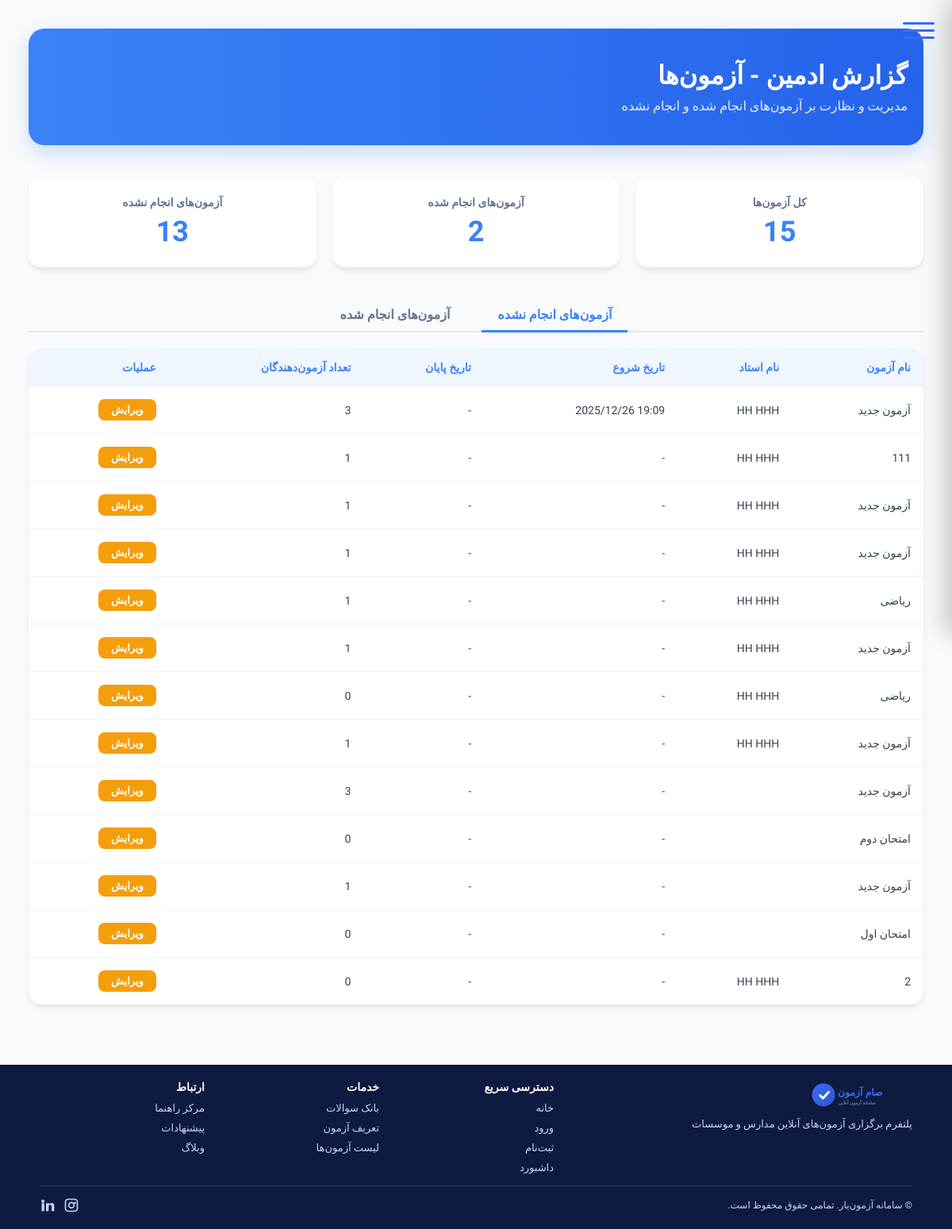
Page /accounts/admin/exams/ (signed in) on the earlier database version.
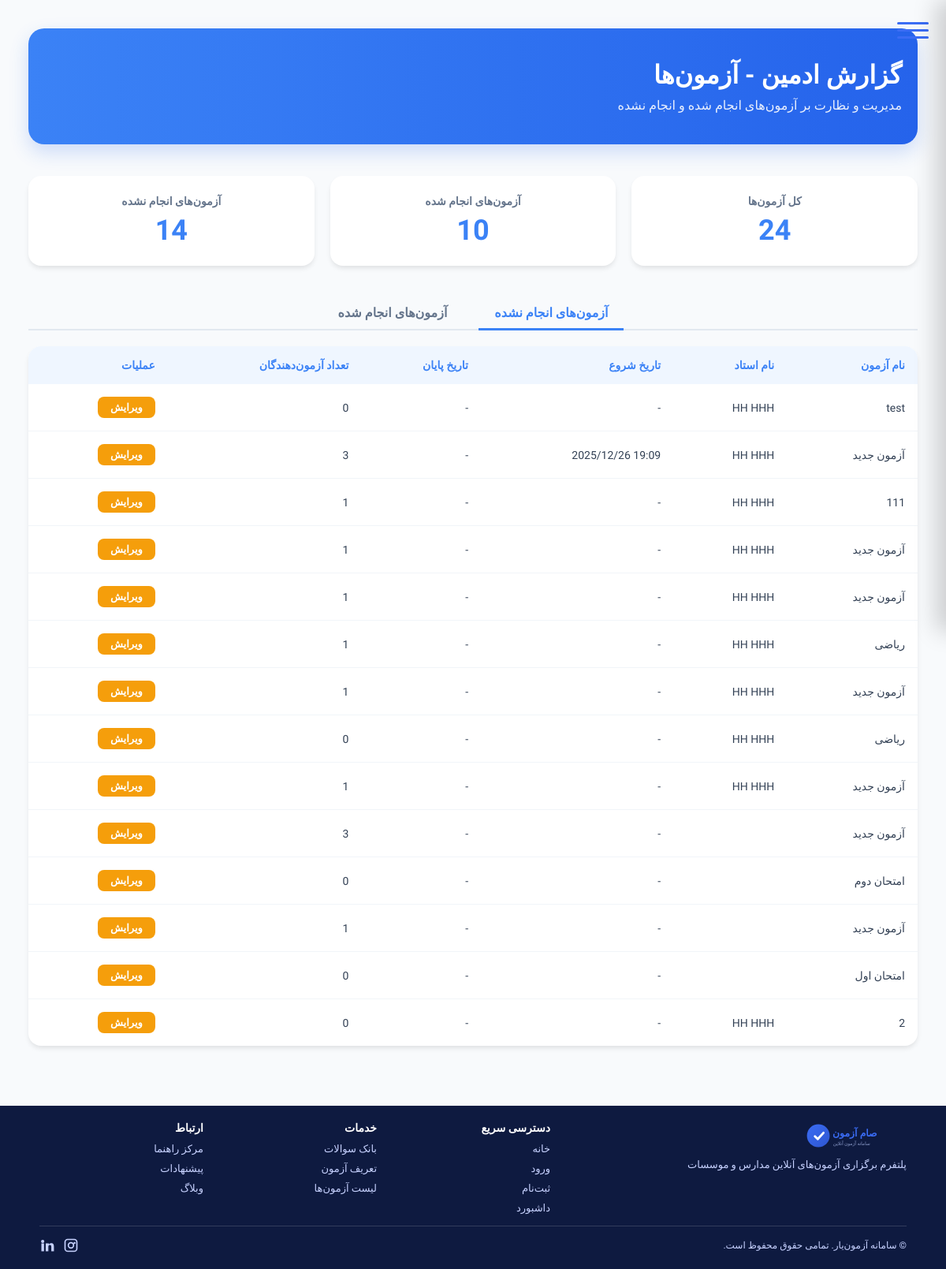
Same page on the later database version.
### accounts/models.py (models this page shows, shortened)
class Exam(models.Model):
    name = models.CharField(max_length=200)
    classroom = models.ForeignKey('Classroom', on_delete=models.CASCADE, related_name='exams')
    num_questions = models.PositiveIntegerField(default=0)
    created_by = models.ForeignKey(settings.AUTH_USER_MODEL, on_delete=models.CASCADE, related_name='created_exams')
    students = models.ManyToManyField(settings.AUTH_USER_MODEL, related_name='exams', blank=True)
    created_at = models.DateTimeField(auto_now_add=True)
    source_exam = models.ForeignKey('self', null=True, blank=True, on_delete=models.SET_NULL, related_name='derived_exams')
    shuffle_per_student = models.BooleanField(default=True)
    duration = models.PositiveIntegerField(default=60, help_text="Duration in minutes")
    start_time = models.DateTimeField(null=True, blank=True)
    end_time = models.DateTimeField(null=True, blank=True)
    class Meta:
        verbose_name = "آزمون"
        verbose_name_plural = "آزمون‌ها"

### accounts/admin_views_temp.py (the view)
# urls.py: path('admin/exams/', admin_exam_list_view, name='admin_exam_list'),
@login_required
def admin_exam_list_view(request):
    u = request.user
    is_admin = (getattr(getattr(u, 'role', None), 'code', '') == 'admin')
    if not is_admin:
        return redirect('profile')
    from django.utils import timezone
    now = timezone.now()
    exams = Exam.objects.select_related('created_by').all().order_by('-created_at')
    total_count = exams.count()
    completed_count = 0
    not_completed_count = 0
    exams_data = []
    for e in exams:
        is_completed = False
        if e.end_time and e.end_time < now:
            is_completed = True
        if is_completed:
            completed_count += 1
        else:
            not_completed_count += 1
        exams_data.append({
            'obj': e,
            'is_completed': is_completed,
            'instructor_name': f"{e.created_by.first_name} {e.created_by.last_name}" if e.created_by else "-",
            'student_count': e.students.count()
        })
    context = {
        'total_count': total_count,
        'completed_count': completed_count,
        'not_completed_count': not_completed_count,
        'exams': exams_data
    }
    return render(request, 'accounts/admin_exam_list.html', context)

### templates/accounts/admin_exam_list.html (shortened to what this page needs)
{% extends "base.html" %}
{% load static %}
{% block content %}
<div style="max-width: 1200px; margin: 0 auto; padding: 20px;">
    <div class="admin-header">
        <h1>گزارش ادمین - آزمون‌ها</h1>
        <p>مدیریت و نظارت بر آزمون‌های انجام شده و انجام نشده</p>
    </div>
    <div class="stats-row">
        <div class="stat-card">
            <div class="stat-label">کل آزمون‌ها</div>
            <div class="stat-value">{{ total_count }}</div>
        </div>
        <div class="stat-card">
            <div class="stat-label">آزمون‌های انجام شده</div>
            <div class="stat-value">{{ completed_count }}</div>
        </div>
        <div class="stat-card">
            <div class="stat-label">آزمون‌های انجام نشده</div>
            <div class="stat-value">{{ not_completed_count }}</div>
        </div>
    </div>
    <div class="tabs">
        <div class="tab-btn active" onclick="showTab('not-completed')">آزمون‌های انجام نشده</div>
        <div class="tab-btn" onclick="showTab('completed')">آزمون‌های انجام شده</div>
    </div>
    <div id="tab-not-completed" class="tab-content">
        <table class="exam-table">
            <thead>
                <tr>
                    <th>نام آزمون</th>
                    <th>نام استاد</th>
                    <th>تاریخ شروع</th>
                    <th>تاریخ پایان</th>
                    <th>تعداد آزمون‌دهندگان</th>
                    <th>عملیات</th>
                </tr>
            </thead>
            <tbody>
                {% for item in exams %}
                    {% if not item.is_completed %}
                    <tr>
                        <td>{{ item.obj.name }}</td>
                        <td>{{ item.instructor_name }}</td>
                        <td dir="ltr" style="text-align:right">{{ item.obj.start_time|date:"Y/m/d H:i"|default:"-" }}</td>
                        <td dir="ltr" style="text-align:right">{{ item.obj.end_time|date:"Y/m/d H:i"|default:"-" }}</td>
                        <td>{{ item.student_count }}</td>
                        <td>
                            <a href="{% url 'admin_exam_edit' item.obj.id %}" class="btn-edit">ویرایش</a>
                        </td>
                    </tr>
                    {% endif %}
                {% endfor %}
            </tbody>
        </table>
    </div>
</div>
{% endblock %}

Differences in the rows shown:
added Exam: obj.name "test", instructor_name "HH HHH", obj.start_time "-", obj.end_time "-", student_count "0"
Other differences:
{{ total_count }}: "15" → "24"
{{ completed_count }}: "2" → "10"
{{ not_completed_count }}: "13" → "14"
